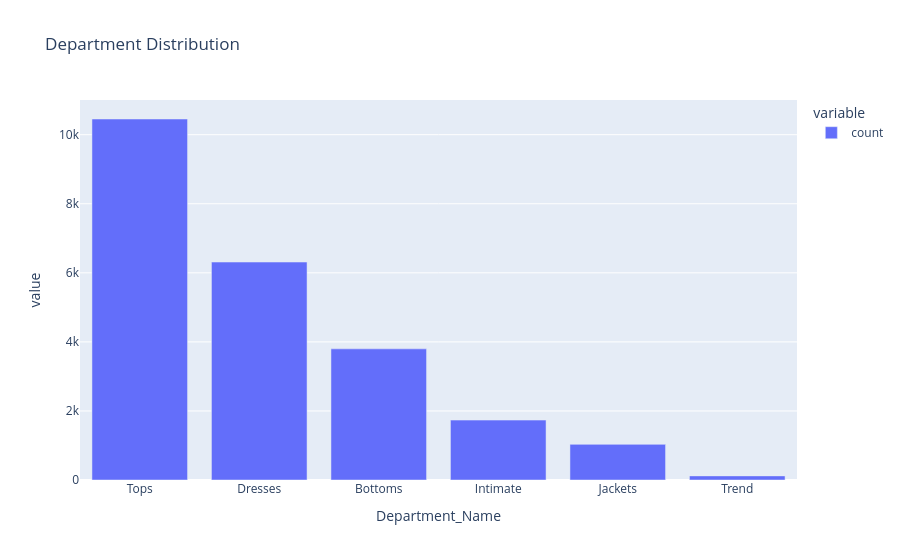

The cell this chart's notebook holds for it:
### Code cell
fig = px.bar(
    df['Department_Name'].value_counts(),
    title='Department Distribution'
)

fig.show()

### Figure 1 — Plotly figure (JSON) as saved in the notebook; plotly's stock layout.template omitted (floating-point values rounded to 4 significant figures)
{"data": [{"hovertemplate": "variable=count<br>Department_Name=%{x}<br>value=%{y}<extra></extra>", "legendgroup": "count", "marker": {"color": "#636efa", "pattern": {"shape": ""}}, "name": "count", "orientation": "v", "showlegend": true, "textposition": "auto", "type": "bar", "x": ["Tops", "Dresses", "Bottoms", "Intimate", "Jackets", "Trend"], "xaxis": "x", "y": [10455, 6312, 3798, 1735, 1032, 119], "yaxis": "y"}], "layout": {"barmode": "relative", "legend": {"title": {"text": "variable"}, "tracegroupgap": 0}, "title": {"text": "Department Distribution"}, "xaxis": {"anchor": "y", "domain": [0, 1], "title": {"text": "Department_Name"}}, "yaxis": {"anchor": "x", "domain": [0, 1], "title": {"text": "value"}}}}
